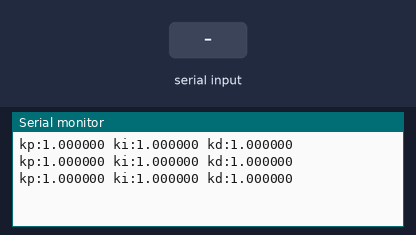
Recording of a sketch running on a simulated ESP32. Shown: the last lines printed to the serial monitor. The test bench sets the inputs (shaded band).

Above: at 3.8 s.
3.9 s: "90,45,200\n" received over Serial
At 5.7 s:
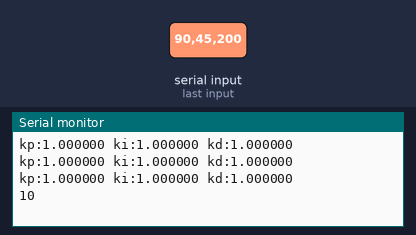
6.5 s: "90,45\n" received over Serial
At 8.8 s:
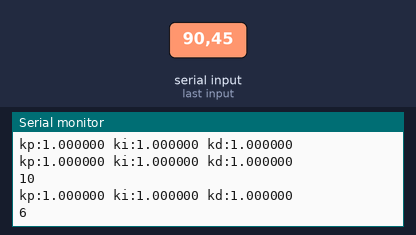

Measured:
- after the input at 3.9 s, the serial monitor: prints a new line after 1.1 s (image 1)
- after the input at 6.5 s, the serial monitor: prints a new line after 1.5 s (image 2)

The sketch:

1.ino
```cpp
volatile float kp=1,kd=1,ki=1;
void setup() {
  // put your setup code here, to run once:

}
int lastTime=0;
void loop() {
  if(millis()-lastTime>1000){
  noInterrupts();
if(Serial.available()>0)
  {
    String input= Serial.readString();
    Serial.println(input.length());
    if(input.length()==19){
    kp=(input.substring(0,6)).toFloat();
    ki=(input.substring(6,12)).toFloat();
    kd=(input.substring(12)).toFloat();
Serial.printf("kp:%f ki:%f kd:%f\n",kp,ki,kd);

    }}
    else
        Serial.printf("kp:%f ki:%f kd:%f\n",kp,ki,kd);
    interrupts();
    lastTime=millis();}}
```
